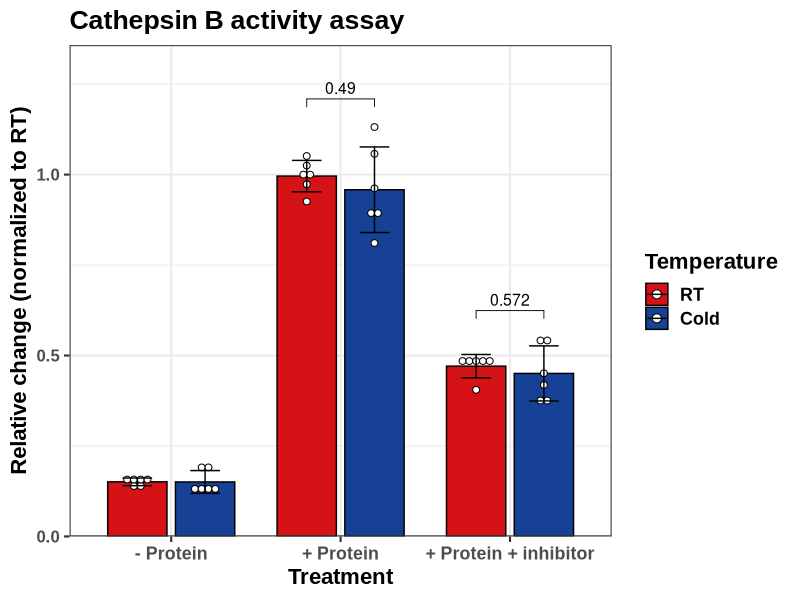
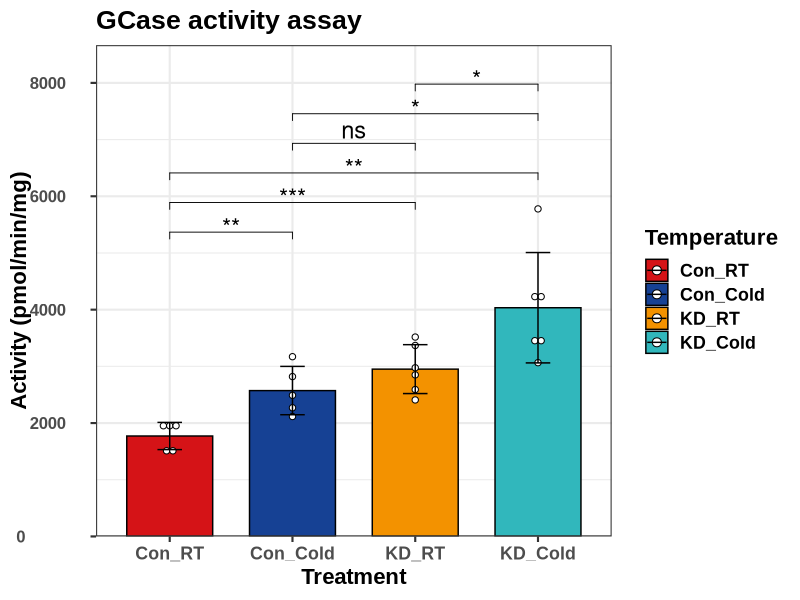

The R source for these figures, in order: (Note: this script raises an error after producing the figures.)
## ---- chunk 1
if(!require(tidyverse)){install.packages("tidyverse")}
if(!require(readxl)){install.packages("readxl")}
if(!require(ggpubr)){install.packages("ggpubr")}
if(!require(Cairo)){install.packages("Cairo")}
if(!require(rstatix)){install.packages("rstatix")}
if(!require(ggsci)){install.packages("ggsci")} 
pal_33 <- c("#D51317", "#164194")
pal_45 <- c("#D51317", "#164194", "#F39200FF", "#31B7BCFF")
## ---- chunk 2
mdat <- read_csv("data/CathB/Exp30/2022_0201_CathB_Exp30_r.csv")

mdat$Group <- factor(mdat$Group, 
                     levels = c("RT", "Cold")
                     )
mdat$Treatment <- factor(mdat$Treatment,
                         levels = c("no_prot", "prot",
                                     "prot+E64D")
                         )

p0 <- ggbarplot(mdat, x = "Treatment", y = "Norm_final", 
                add = c("mean_sd", "dotplot"), 
                color = "Group", fill = "Group", 
                add.params = list(width = 0.35, 
                                  binwidth = .15*min(mdat$Norm_final, na.rm = T)
                                  ),
                position = position_dodge(0.8),
                size = 0.5) +
      scale_y_continuous(limits = c(0.00, 1.2*max(mdat$Norm_final, na.rm = T)
                                    ),
                         expand = c(0,0)
                         ) +
      scale_x_discrete(labels = c("- Protein",
                                  "+ Protein",
                                  "+ Protein + inhibitor")
                       )

p1 <- ggpar(p0, palette = pal_33, legend = "top", legend.title = "Temperature", 
            title = "Cathepsin B activity assay",  
            xlab = "Treatment", ylab = "Relative change (normalized to RT)") +
        theme_bw(base_size = 16, base_family = 'Arial') +
        theme(text = element_text(colour = 'black', 
                                  family = "Arial", 
                                  size = 16, 
                                  face = "bold"),
              axis.text.y = element_text(size = 12, hjust = -0.5)
              )

stat.test <- mdat |>
  group_by(Treatment) |>
  na.omit() |>
  t_test(Norm_final ~ Group) |>
  adjust_pvalue(method = "none") |>
  add_significance("p")

stat.test$p.adj.signif <- stat.test$p.signif
stat.test <- stat.test |>
  na.omit() |>
  add_xy_position(fun = "max", "Treatment", dodge = 0.8) 

p2 <- p1 + stat_pvalue_manual(
  stat.test, label = "p", 
  tip.length = 0.02, size = 4,
  hide.ns = F) +
  scale_color_manual(values = c("black", "black"))

CairoPDF(file = "output/Fig2/Fig2B_CathepsinB.pdf", height = 10, width = 12)
  print(p2)
dev.off()
## ---- chunk 3
mdat <- read_xlsx("data/Exp45/2023_0324_Exp45_GCase_assay.xlsx", sheet = "Final")

mdat$Treatment <- paste0(mdat$Genotype, "_", mdat$Temp)

mdat$Treatment <- factor(mdat$Treatment, levels = c("Con_RT", "Con_Cold",
                                                    "KD_RT", "KD_Cold"
                                                    )
                         )
GCase <- mdat # save for correlation 

p0 <- ggbarplot(mdat, x = "Treatment", y = "Activity_uU_mg", 
                add = c("mean_sd", "dotplot"), 
                color = "Treatment", fill = "Treatment", 
                add.params = list(width = 0.20, 
                                  binwidth = 0.075*min(mdat$Activity_uU_mg, na.rm = T)
                                  ),
                position = position_dodge(0.8),
                size = 0.5) +
      scale_y_continuous(limits = c(0.00, 1.5*max(mdat$Activity_uU_mg, na.rm = T)
                                    ),
                         expand = c(0,0)
                         )

p1 <- ggpar(p0, palette = pal_45, legend = "top", legend.title = "Temperature", 
            title = "GCase activity assay",  
            xlab = "Treatment", ylab = "Activity (pmol/min/mg)") +
        theme_bw(base_size = 16, base_family = 'Arial') +
        theme(text = element_text(colour = 'black', 
                                  family = "Arial", 
                                  size = 16, 
                                  face = "bold"),
              axis.text.y = element_text(size = 12, hjust = -0.5)
              )

stat.test <- mdat |>
  na.omit() |>
  t_test(Activity_uU_mg ~ Treatment) |>
  adjust_pvalue(method = "none") |>
  add_significance("p")

stat.test$p.adj.signif <- stat.test$p.signif
stat.test <- stat.test |>
  na.omit() |>
  add_xy_position(fun = "mean_sd", dodge = 0.8) 

p2 <- p1 + stat_pvalue_manual(
  stat.test, label = "p.signif",
  step.increase = 0.015,
  bracket.nudge.y = 0,
  tip.length = 0.02, size = 6,
  hide.ns = F) +
  scale_color_manual(values = c("black", "black",
                                "black", "black")
                     )

CairoPDF(file = "output/Fig4/SFig4F_Exp45_GCase.pdf", height = 10, width = 12)
  print(p2)
dev.off()
## ---- chunk 4
# Load in lipid data using separate script and pull key variables
names(lipids)[1] <- "Sample"
mdat <- merge(GCase, lipids, by = "Sample")

# Plot Cer and GCase first
mdat1 <- mdat |> filter(Subclass == "Total Cer")

p0 <- ggplot(mdat1, aes(x = nmol_g, y = Activity_uU_mg,
                  color = Genotype.x, fill = Genotype.x)) +
    geom_smooth(method = "lm") +
    stat_cor(method = "spearman") +
    geom_point(aes(colour = `Treatment`)) +
    theme_bw(base_size = 12, base_family = "Arial") +
    scale_color_manual(values = c("black", "#164194", "#D51317",
                                  "grey66", "#31B7BCFF", "#F39200FF"
                                   )
                       ) +
    labs(x = "Ceramides (nmol/g liver)",
         y = "GCase activity") +
    theme(legend.position = "none") 

CairoPDF(file = "output/Fig4/Fig4F_GCase_Cer_corr_new.pdf",
         height = 10, width = 8)
  print(p0)
dev.off()



# only plots overall line

p0 <- ggscatter(mdat1,                        
                x = "nmol_g", 
                y = "Activity_uU_mg",
                add = "reg.line", 
               # add.params = list(color = "black", 
                #                  fill = "lightgray"),
                conf.int = T,     
                palette = pal_45,   
                color = "Genotype.x") +                         
  stat_cor(aes(color = "Genotype.x"), method = "spearman",
          #label.x = min(mdat1$nmol_g),               
          p.accuracy = 0.001, r.accuracy = 0.01
          ) +   
  xlab("Total ceramides (nmol/g)") +                
  ylab("GCase activity (pmol/min/mg)") +                     
  ggtitle("Liver data") +   
  theme_bw() +                                       
  theme(legend.position = "right",                        
        text = element_text(size = 16, 
                            family = "Arial"),
        axis.line = element_line(colour = "black")
        )
p0

CairoPDF(file = "output/Fig4/Fig4F_GCase_Cer_corr.pdf",
         height = 8, width = 8)
  print(p0)
dev.off()


# Plot HexCer and GCase 
mdat1 <- mdat |> filter(Subclass == "Total HexCer")

p0 <- ggscatter(mdat1,                        
                x = "nmol_g", 
                y = "Activity_uU_mg",
                add = "reg.line", 
                add.params = list(color = "black", fill = "lightgray"),
                conf.int = T,     
                palette = pal_45,   
                color = "Treatment") +                         
  stat_cor(method = "spearman",
          label.x = min(mdat1$nmol_g),               
          p.accuracy = 0.001, r.accuracy = 0.01
          ) +   
  xlab("Total HexCer (nmol/g)") +                
  ylab("GCase activity (pmol/min/mg)") +                     
  ggtitle("Liver data") +   
  theme_bw() +                                       
  theme(legend.position = "right",                        
        text = element_text(size = 16, 
                            family = "Arial"),
        axis.line = element_line(colour = "black")
        )
p0
